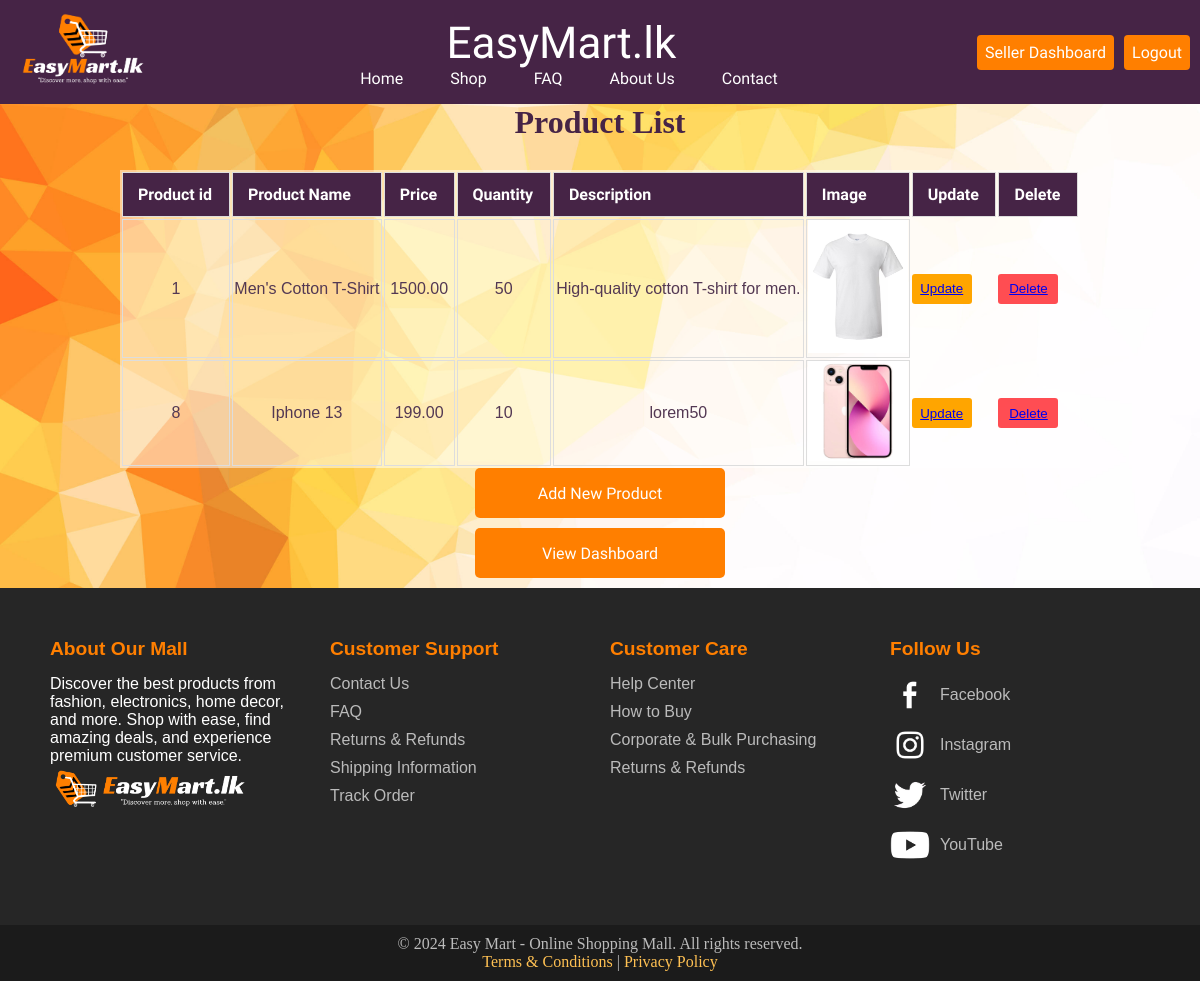
The app's page /seller_dashboard/view_products.php (signed in) with its own data.
### tables this page shows
CREATE TABLE `product` (
  `product_id` int(11) NOT NULL,
  `sellerid` int(11) DEFAULT NULL,
  `name` varchar(100) DEFAULT NULL,
  `description` text DEFAULT NULL,
  `price` decimal(10,2) DEFAULT NULL,
  `image` varchar(255) DEFAULT NULL,
  `category` varchar(50) DEFAULT NULL,
  `quantity` int(11) DEFAULT NULL
);

### seller_dashboard/view_products.php (the view, shortened to what this page needs)
<?php
include '../connect.php';
$sellerid = $_SESSION['user_id'];
include_once '../header.php';
$sql = "SELECT * FROM product WHERE sellerid='$sellerid'";
$result = $conn->query($sql);
?>
<!DOCTYPE html>
<html lang="en">
<head>
    <link rel="stylesheet" href="../css/products.css">
</head>
<body>
<div class="product-display">
<h1 class="title2">Product List</h1>
    <br><br>
    <table class="product-table">
        <tr >
        <th class="col1">Product id</th>
            <th class="col1">Product Name</th>
            <th class="col1">Price</th>
            <th class="col1">Quantity</th>
            <th class="col1">Description</th>
            <th class="col1">Image</th>
            <th class="col1">Update</th>
            <th class="col1">Delete</th>
        </tr>
        <?php
        if ($result->num_rows > 0) {
            while($row = $result->fetch_assoc()) {
                echo "<tr>";
            echo "<td class='row'>" . $row['product_id'] . "</td>";
            echo "<td class='row'>" . $row['name'] . "</td>";
            echo "<td class='row'>" . $row['price'] . "</td>";
            echo "<td class='row'>" . $row['quantity'] . "</td>";
            echo "<td class='row'>" . $row['description'] . "</td>";
            echo "<td class='row'><img src='uploads/" . $row['image'] . "' width='100px'></td>";
            echo "<td class='row-box'><a href='update_product.php?product_id=" . $row['product_id'] . "'><button id='upd-btn'>Update</a></td>";
            echo "<td class='row-box'><a href='deleteproducts.php?product_id=" . $row['product_id'] . "' onclick='return confirm(\"Are you sure?\")'><button id='del-btn'>Delete</a></td>";
            echo "</tr>";
            }
        } else {
            echo "<tr><td colspan='4'>No products found</td></tr>";
        }
        ?>
    </table>
<div class=btncontent >
    <a class="addbtn" href="add_product.php" id="a-tag">Add New Product</a>
    <a class="addbtn" href="../seller_dashboard.php" id="a-tag">View Dashboard</a>
</div>
</body>
</html>
<?php
        include_once '../footer.php';
?>

### css/header.css (style rules this page uses)
body { margin: 0; }

### css/products.css (style rules this page uses)
* { margin:0; padding:0; }
.title2 { display: flex; text-align: center; color: #462446; height: 30px; justify-content: center; }
.product-display { background-image: url(../images/131499-orange-and-white-polygon-background-template-design.jpg); background-repeat: no-repeat; background-size: cover; height: 100vh; }
.product-table { width: 80%; margin: 20px; font-family: sans-serif; background-color: rgba(255, 255, 255, 0.49); margin: 0 auto; }
.col1 { padding: 12px 15px; text-align: left; border: 1px solid #ddd; background-color: #462446; color: white; font-family:'Doppio One'; }
.row { text-align: center; border: 1px solid #ddd; color: #533853; font-family: Arial, sans-serif; }
#upd-btn { background-color: orange; border-radius: 3px; text-decoration: none; color: white; border: none; width: 60px; height: 30px; }
#del-btn { background-color: rgba(255, 0, 8, 0.693); border-radius: 3px; text-decoration: none; color: white; border: none; width: 60px; height: 30px; }
.btncontent { display: flex; flex-direction: column; justify-content: center; align-items: center; }
.addbtn { display: flex; width: 250px; height: 50px; background-color: #ff7f00; color: white; border-radius: 5px; text-decoration: none; font-family:'Doppio One'; flex-direction: column; justify-content: center; align-items: center; margin-bottom: 10px; }

### records on screen
product: product_id "1", name "Men's Cotton T-Shirt", price "1500.00", quantity "50", description "High-quality cotton T-shirt for men.", image (picture)
product: product_id "8", name "Iphone 13", price "199.00", quantity "10", description "lorem50", image (picture)
